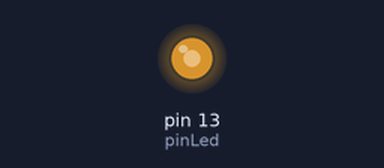
This sketch was run on a simulated Arduino Leonardo, built with avr-gcc and run on an emulated ATmega32U4. Parts: output pins drawn as LEDs (lit = HIGH). USB keyboard and mouse output is not drawn.

Above: at 0.1 s.
Timing chart, 0 to 1.6 s (numbered marks = the images above):
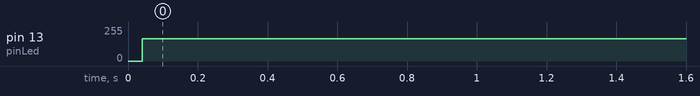

The sketch:

HID-Gamepad.ino
```cpp
#include "HID-Project.h"

const int pinLed = LED_BUILTIN;

void setup() {
  pinMode(pinLed, OUTPUT);

  Serial1.begin(2000000);

  Gamepad.begin();
}

void loop() {
  digitalWrite(pinLed, HIGH);

  if (Serial1.available()) {
    Gamepad.xAxis(((int)Serial1.read()) * (1<<7));
  }
  Gamepad.write();

  digitalWrite(pinLed, LOW);
}
```

Measured:
- by itself, pin 13 (pinLed): 0/255 → 167/255 at 0.04 s
